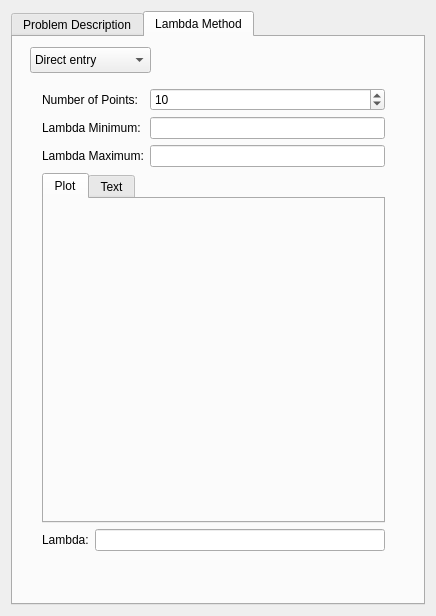
<?xml version="1.0" encoding="UTF-8"?>
<ui version="4.0">
 <class>SolveInverseProblemWithTikhonov</class>
 <widget class="QDialog" name="SolveInverseProblemWithTikhonov">
  <property name="geometry">
   <rect>
    <x>0</x>
    <y>0</y>
    <width>436</width>
    <height>616</height>
   </rect>
  </property>
  <property name="minimumSize">
   <size>
    <width>436</width>
    <height>616</height>
   </size>
  </property>
  <property name="windowTitle">
   <string>Dialog</string>
  </property>
  <layout class="QGridLayout" name="gridLayout">
   <item row="0" column="0">
    <widget class="QTabWidget" name="inputTabWidget_">
     <property name="currentIndex">
      <number>1</number>
     </property>
     <widget class="QWidget" name="problemTab_">
      <attribute name="title">
       <string>Problem Description</string>
      </attribute>
      <layout class="QVBoxLayout" name="verticalLayout_5">
       <item>
        <widget class="QGroupBox" name="groupBox">
         <property name="title">
          <string>Regularization Formulation</string>
         </property>
         <layout class="QVBoxLayout" name="verticalLayout">
          <item>
           <widget class="QRadioButton" name="autoRadioButton_">
            <property name="text">
             <string>Automatic</string>
            </property>
           </widget>
          </item>
          <item>
           <widget class="QRadioButton" name="underRadioButton_">
            <property name="text">
             <string>Underdetermined</string>
            </property>
           </widget>
          </item>
          <item>
           <widget class="QRadioButton" name="overRadioButton_">
            <property name="text">
             <string>Overdetermined</string>
            </property>
           </widget>
          </item>
         </layout>
        </widget>
       </item>
       <item>
        <widget class="QGroupBox" name="groupBox_2">
         <property name="title">
          <string>Constraint Matrices</string>
         </property>
         <layout class="QVBoxLayout" name="verticalLayout_4">
          <item>
           <widget class="QGroupBox" name="groupBox_3">
            <property name="title">
             <string>Solution</string>
            </property>
            <layout class="QVBoxLayout" name="verticalLayout_2">
             <item>
              <widget class="QRadioButton" name="solutionConstraintRadioButton_">
               <property name="text">
                <string>Solution constraint</string>
               </property>
              </widget>
             </item>
             <item>
              <widget class="QRadioButton" name="squaredSolutionRadioButton_">
               <property name="text">
                <string>Squared solution constraint</string>
               </property>
              </widget>
             </item>
            </layout>
           </widget>
          </item>
          <item>
           <widget class="QGroupBox" name="groupBox_4">
            <property name="title">
             <string>Residual</string>
            </property>
            <layout class="QVBoxLayout" name="verticalLayout_3">
             <item>
              <widget class="QRadioButton" name="residualConstraintRadioButton_">
               <property name="text">
                <string>Residual constraint</string>
               </property>
              </widget>
             </item>
             <item>
              <widget class="QRadioButton" name="squaredResidualSolutionRadioButton_">
               <property name="text">
                <string>Squared residual constraint</string>
               </property>
              </widget>
             </item>
            </layout>
           </widget>
          </item>
         </layout>
        </widget>
       </item>
       <item>
        <spacer name="verticalSpacer">
         <property name="orientation">
          <enum>Qt::Vertical</enum>
         </property>
         <property name="sizeHint" stdset="0">
          <size>
           <width>20</width>
           <height>40</height>
          </size>
         </property>
        </spacer>
       </item>
      </layout>
     </widget>
     <widget class="QWidget" name="lambdaTab_">
      <attribute name="title">
       <string>Lambda Method</string>
      </attribute>
      <widget class="QComboBox" name="lambdaMethodComboBox_">
       <property name="geometry">
        <rect>
         <x>17</x>
         <y>10</y>
         <width>121</width>
         <height>26</height>
        </rect>
       </property>
       <item>
        <property name="text">
         <string>Direct entry</string>
        </property>
       </item>
       <item>
        <property name="text">
         <string>Slider</string>
        </property>
       </item>
       <item>
        <property name="text">
         <string>L-curve</string>
        </property>
       </item>
      </widget>
      <widget class="QStackedWidget" name="stackedWidget">
       <property name="geometry">
        <rect>
         <x>20</x>
         <y>42</y>
         <width>361</width>
         <height>481</height>
        </rect>
       </property>
       <property name="currentIndex">
        <number>2</number>
       </property>
       <widget class="QWidget" name="page">
        <layout class="QGridLayout" name="gridLayout_3">
         <item row="0" column="0">
          <widget class="QLabel" name="label">
           <property name="text">
            <string>Lambda:</string>
           </property>
          </widget>
         </item>
         <item row="0" column="1">
          <widget class="QDoubleSpinBox" name="lambdaDoubleSpinBox_">
           <property name="decimals">
            <number>8</number>
           </property>
           <property name="maximum">
            <double>999999999.000000000000000</double>
           </property>
          </widget>
         </item>
        </layout>
       </widget>
       <widget class="QWidget" name="page_2">
        <layout class="QFormLayout" name="formLayout">
         <item row="0" column="0">
          <layout class="QHBoxLayout" name="horizontalLayout">
           <item>
            <widget class="QLabel" name="label_2">
             <property name="text">
              <string>Lambda:</string>
             </property>
            </widget>
           </item>
           <item>
            <widget class="QDoubleSpinBox" name="lambdaSliderDoubleSpinBox_">
             <property name="readOnly">
              <bool>false</bool>
             </property>
             <property name="decimals">
              <number>8</number>
             </property>
             <property name="maximum">
              <double>999999999.000000000000000</double>
             </property>
             <property name="singleStep">
              <double>0.000100000000000</double>
             </property>
            </widget>
           </item>
          </layout>
         </item>
         <item row="2" column="0">
          <widget class="QGroupBox" name="groupBox_5">
           <property name="title">
            <string>Range Settings</string>
           </property>
           <layout class="QGridLayout" name="gridLayout_4">
            <item row="0" column="0">
             <widget class="QLabel" name="label_3">
              <property name="text">
               <string>From</string>
              </property>
             </widget>
            </item>
            <item row="0" column="1">
             <widget class="QDoubleSpinBox" name="lambdaMinDoubleSpinBox_">
              <property name="decimals">
               <number>8</number>
              </property>
              <property name="maximum">
               <double>999999999.000000000000000</double>
              </property>
             </widget>
            </item>
            <item row="1" column="0">
             <widget class="QLabel" name="label_4">
              <property name="text">
               <string>Step Size</string>
              </property>
             </widget>
            </item>
            <item row="1" column="1">
             <widget class="QDoubleSpinBox" name="lambdaResolutionDoubleSpinBox_">
              <property name="decimals">
               <number>8</number>
              </property>
              <property name="maximum">
               <double>999999999.000000000000000</double>
              </property>
             </widget>
            </item>
            <item row="2" column="0">
             <widget class="QLabel" name="label_5">
              <property name="text">
               <string>To</string>
              </property>
             </widget>
            </item>
            <item row="2" column="1">
             <widget class="QDoubleSpinBox" name="lambdaMaxDoubleSpinBox_">
              <property name="decimals">
               <number>8</number>
              </property>
              <property name="maximum">
               <double>999999999.000000000000000</double>
              </property>
             </widget>
            </item>
           </layout>
          </widget>
         </item>
         <item row="1" column="0" colspan="2">
          <widget class="QSlider" name="lambdaSlider_">
           <property name="orientation">
            <enum>Qt::Horizontal</enum>
           </property>
          </widget>
         </item>
        </layout>
       </widget>
       <widget class="QWidget" name="page_3">
        <layout class="QVBoxLayout" name="verticalLayout_7">
         <item>
          <layout class="QGridLayout" name="gridLayout_2">
           <item row="0" column="0">
            <widget class="QLabel" name="label_6">
             <property name="text">
              <string>Number of Points:</string>
             </property>
            </widget>
           </item>
           <item row="0" column="1">
            <widget class="QSpinBox" name="lambdaNumberSpinBox_">
             <property name="maximum">
              <number>9999999</number>
             </property>
             <property name="value">
              <number>10</number>
             </property>
            </widget>
           </item>
           <item row="1" column="0">
            <widget class="QLabel" name="label_8">
             <property name="text">
              <string>Lambda Minimum:</string>
             </property>
            </widget>
           </item>
           <item row="1" column="1">
            <widget class="QLineEdit" name="lCurveMinLineEdit_"/>
           </item>
           <item row="2" column="0">
            <widget class="QLabel" name="label_9">
             <property name="text">
              <string>Lambda Maximum:</string>
             </property>
            </widget>
           </item>
           <item row="2" column="1">
            <widget class="QLineEdit" name="lCurveMaxLineEdit_"/>
           </item>
          </layout>
         </item>
         <item>
          <widget class="QTabWidget" name="tabWidget">
           <property name="currentIndex">
            <number>0</number>
           </property>
           <widget class="QWidget" name="plotTab_">
            <attribute name="title">
             <string>Plot</string>
            </attribute>
            <layout class="QVBoxLayout" name="verticalLayout_6"/>
           </widget>
           <widget class="QWidget" name="tab_2">
            <attribute name="title">
             <string>Text</string>
            </attribute>
            <layout class="QHBoxLayout" name="horizontalLayout_2">
             <item>
              <widget class="QTextEdit" name="lCurveTextEdit_">
               <property name="readOnly">
                <bool>true</bool>
               </property>
              </widget>
             </item>
            </layout>
           </widget>
          </widget>
         </item>
         <item>
          <layout class="QHBoxLayout" name="horizontalLayout_3">
           <item>
            <widget class="QLabel" name="label_7">
             <property name="text">
              <string>Lambda:</string>
             </property>
            </widget>
           </item>
           <item>
            <widget class="QLineEdit" name="lCurveLambdaLineEdit_">
             <property name="readOnly">
              <bool>true</bool>
             </property>
            </widget>
           </item>
          </layout>
         </item>
        </layout>
       </widget>
      </widget>
     </widget>
    </widget>
   </item>
  </layout>
 </widget>
 <resources/>
 <connections>
  <connection>
   <sender>lambdaMethodComboBox_</sender>
   <signal>currentIndexChanged(int)</signal>
   <receiver>stackedWidget</receiver>
   <slot>setCurrentIndex(int)</slot>
   <hints>
    <hint type="sourcelabel">
     <x>182</x>
     <y>49</y>
    </hint>
    <hint type="destinationlabel">
     <x>182</x>
     <y>196</y>
    </hint>
   </hints>
  </connection>
  <connection>
   <sender>stackedWidget</sender>
   <signal>currentChanged(int)</signal>
   <receiver>lambdaMethodComboBox_</receiver>
   <slot>setCurrentIndex(int)</slot>
   <hints>
    <hint type="sourcelabel">
     <x>182</x>
     <y>196</y>
    </hint>
    <hint type="destinationlabel">
     <x>182</x>
     <y>49</y>
    </hint>
   </hints>
  </connection>
 </connections>
</ui>
